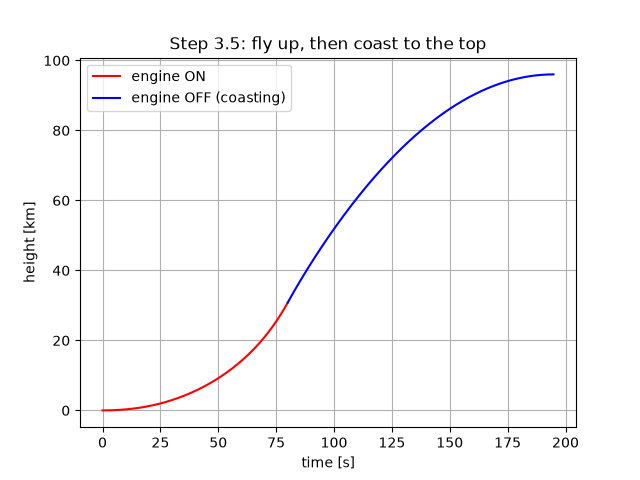

Reproduce this figure in Python.
# Step 3.5: Fly straight up through the air -- engine ON, then engine OFF and coast to the top

import math
import matplotlib.pyplot as plt

g = 9.82              # gravity [m/s^2]  (kept constant for now)
dt = 0.01             # time step [s]

RHO0 = 1.225          # air density at sea level [kg/m^3]
H = 8500.0            # scale height [m]


def air_density(h):
    """Air density [kg/m^3] at height h [m] above the ground.  (Step 2.1)"""
    return RHO0 * math.exp(-h / H)


# ---- the rocket (same engine and tank as Step 3.3) ----
dry_mass = 200.0      # empty rocket [kg]
fuel = 800.0          # fuel [kg]
mdot = 10.0           # burn rate [kg/s]
ve = 1500.0           # exhaust speed [m/s]
thrust = mdot * ve    # 15000 N

# NEW for the rocket: its size and shape, for drag (Step 2.2)
radius = 0.25                 # [m]  (50 cm wide)
A = math.pi * radius**2       # front area [m^2]
Cd = 0.5                      # pointy-nosed rocket

# ---- start on the pad ----
h = 0.0
v = 0.0               # up is +
t = 0.0
m = dry_mass + fuel

# NEW (for the plot): empty lists to remember time and height in each phase
on_t, on_h = [], []       # engine ON
off_t, off_h = [], []     # engine OFF

# ---- PHASE 1: engine ON ----
burn_time = fuel / mdot
for i in range(round(burn_time / dt)):
    drag = 0.5 * air_density(h) * v**2 * Cd * A
    a = (thrust - m * g - drag) / m       # engine up, gravity down, drag DOWN (we're going up)
    v = v + a * dt
    h = h + v * dt
    m = m - mdot * dt
    t = t + dt
    on_t.append(t)            # remember this moment (for the plot)
    on_h.append(h / 1000)     # height in km

print("ENGINE OFF at t =", round(t), "s:  height =", round(h / 1000, 1), "km,  speed =", round(v), "m/s")

# ---- PHASE 2: engine OFF -- coast upward until it stops rising ----
while v > 0:
    drag = 0.5 * air_density(h) * v**2 * Cd * A
    a = (- m * g - drag) / m              # no thrust any more: only gravity and drag, both DOWN
    v = v + a * dt
    h = h + v * dt
    t = t + dt
    off_t.append(t)
    off_h.append(h / 1000)

print("TOP OF FLIGHT at t =", round(t), "s:  height =", round(h / 1000, 1), "km")

# ---- PLOT: height vs time, red = engine ON, blue = coasting ----
plt.plot(on_t, on_h, "r", label="engine ON")
plt.plot(off_t, off_h, "b", label="engine OFF (coasting)")
plt.xlabel("time [s]")
plt.ylabel("height [km]")
plt.title("Step 3.5: fly up, then coast to the top")
plt.legend()
plt.grid()
plt.savefig("step3_5_fly_up.png")
plt.show()
